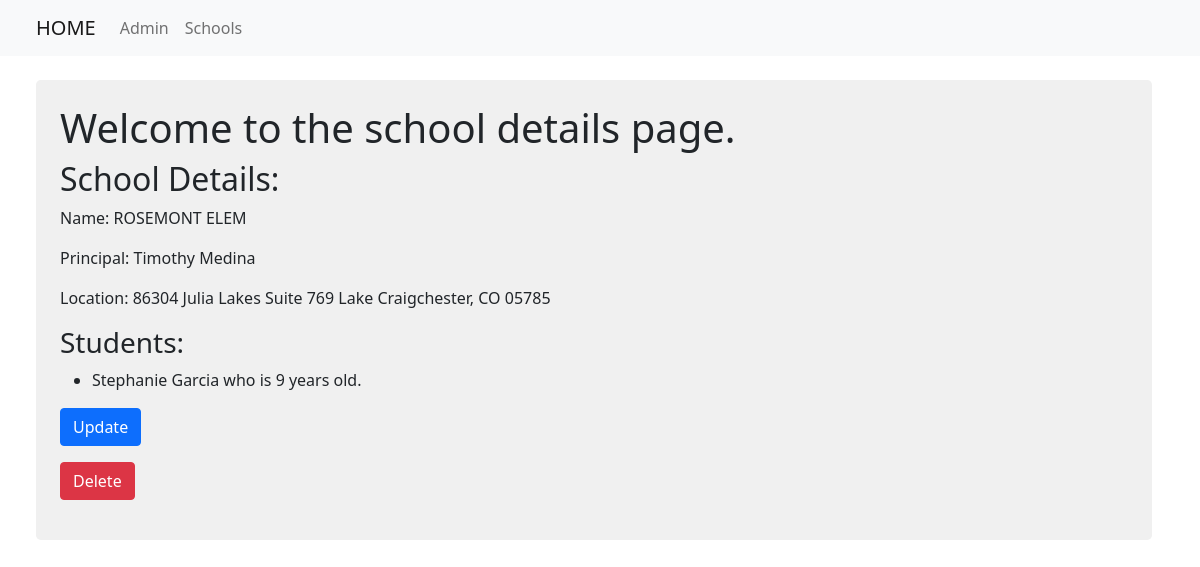
The page /basic_app/13/ on the database its author committed.
### basic_app/models.py (models this page shows, shortened)
class School(models.Model):
    name = models.CharField(max_length=256)
    principal = models.CharField(max_length=256)
    location = models.CharField(max_length=256)

class Student(models.Model):
    name = models.CharField(max_length=256)
    age = models.PositiveIntegerField()
    school = models.ForeignKey(School, related_name='students', on_delete=models.CASCADE, default="FIRST")

### basic_app/views.py (the view)
# urls.py: path('<int:pk>/',views.SchoolDetailView.as_view(), name='school_detail'),
class SchoolDetailView(DetailView):
    context_object_name = 'school_detail'
    model = models.School
    template_name = "basic_app/school_detail.html"

### basic_app/templates/basic_app/school_detail.html
<!DOCTYPE html>
{% extends  "basic_app/basic_app_base.html" %}
    {% block body_block %}
    <div class="p-4 shadow-4 rounded-3" style="background-color: hsl(0, 0%, 94%);">
        <h1>Welcome to the school details page.</h1>
        <h2>School Details:</h2>
        <p>Name: {{ school_detail.name }}</p>
        <p>Principal: {{ school_detail.principal }}</p>
        <p>Location: {{ school_detail.location }}</p>
        <h3>Students:</h3>
        <ul>
            {% for student in school_detail.students.all %}
                <li>{{ student.name }} who is {{ student.age }} years old.</li>
            {% endfor %}
        </ul>
        <p><a class = "btn btn-primary" href="{% url 'basic_app:update' pk=school_detail.pk %}">Update</a></p>
        <p><a class = "btn btn-danger" href="{% url 'basic_app:delete' pk=school_detail.pk %}">Delete</a></p>
    </div>
    {% endblock %}

### rows shown on the page
School: name "ROSEMONT ELEM", principal "Timothy Medina", location "86304 Julia Lakes Suite 769 Lake Craigchester, CO 05785"
Student: name "Stephanie Garcia", age "9"
